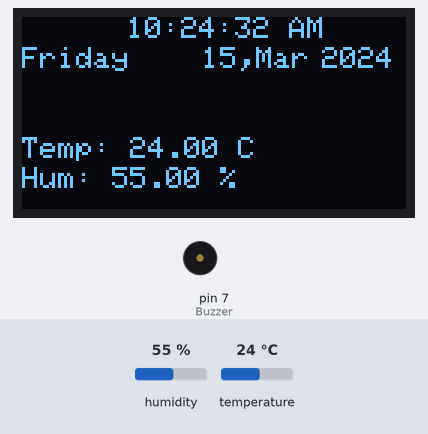
Bench run of a sketch on a simulated Arduino Uno, built with avr-gcc and run on an emulated ATmega328P. Parts: 128×64 one-colour display, buzzer (waves = sounding, pin HIGH). The test bench sets the inputs (shaded band); at power-on: temperature 24 °C, humidity 55 %. The local clock reads 2024-03-15 10:24:30 at power-on unless the sketch sets it.

Above: at 2.2 s.
2.3 s: temperature set to 34 °C
At 4.8 s:
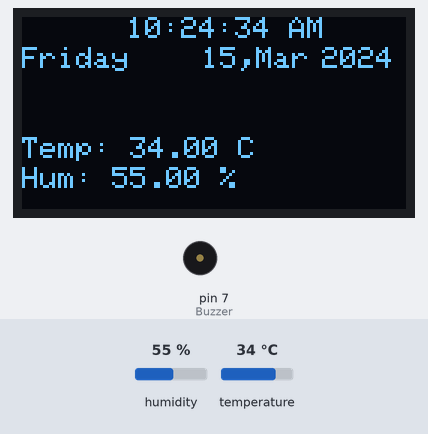
5.5 s: temperature set to 37 °C
At 7.6 s:
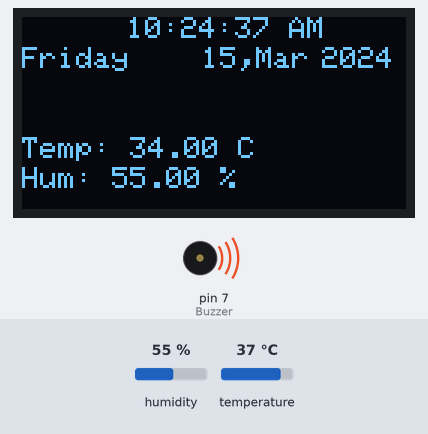
Timing chart, 0 to 9.1 s (numbered marks = the images above; inputs shaded):
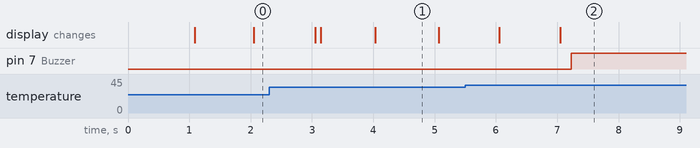

Measured:
- the behaviour switches between 35 and 36 °C on temperature (found by bisection; images 1 and 2)
- after the input at 5.5 s, pin 7 (Buzzer): LOW → HIGH after 1.7 s
- what the display in image 1 shows lasts 1.1 s, from 4.0 s to 5.1 s

The sketch:

TEST_DS1307_DHT11_OLED.ino
```cpp
#include <Wire.h>
#include <Adafruit_GFX.h>
#include <Adafruit_SH1106.h>
#include "RTClib.h"
#include <DHT.h>


#define SCREEN_WIDTH 128
#define SCREEN_HEIGHT 64

RTC_DS1307 rtc;

#define OLED_RESET     4
Adafruit_SH1106 display(OLED_RESET);

#define DHTPIN 3
#define DHTTYPE DHT11
DHT dht(DHTPIN, DHTTYPE);
const float NHIET_DO_CAO = 35.0; //Khai bao 1 bien nhiet do cao = 35 do C
byte Buzzer = 7;

byte _day, _month, _hour24, _hour12, _minute, _second, _dtw;
int _year;  //Biến _year được sử dụng để lưu trữ giá trị của năm, và giá trị năm có thể lớn hơn 255 (giá trị tối đa mà một biến byte có thể lưu trữ).
            // Vì vậy, để đảm bảo rằng biến có thể lưu trữ tất cả các giá trị năm, biến _year được định nghĩa là kiểu int, có thể lưu trữ giá trị từ -32768 đến 32767.
byte hr24;
char st[3];
char _nameoftheDay[9];
char _monthsName[3];

//định nghĩa một mảng các chuỗi ký tự (hay còn gọi là mảng các strings) để lưu trữ tên của các ngày trong tuần.
const char daysOfTheWeek_0[] PROGMEM = "Sunday";
const char daysOfTheWeek_1[] PROGMEM = "Monday";
const char daysOfTheWeek_2[] PROGMEM = "Tuesday";
const char daysOfTheWeek_3[] PROGMEM = "Wednesday";
const char daysOfTheWeek_4[] PROGMEM = "Thursday";
const char daysOfTheWeek_5[] PROGMEM = "Friday";
const char daysOfTheWeek_6[] PROGMEM = "Saturday";

const char* const daysOfTheWeek_table[] PROGMEM = {daysOfTheWeek_0, daysOfTheWeek_1, daysOfTheWeek_2, daysOfTheWeek_3, daysOfTheWeek_4, daysOfTheWeek_5, daysOfTheWeek_6};
//const char* const, có chứa các con trỏ (pointers) tới các chuỗi ký tự được lưu trữ trong các mảng daysOfTheWeek_X.
//Mảng này cũng được đánh dấu là PROGMEM để lưu trữ trong bộ nhớ flash của vi điều khiển, giúp giảm tải cho bộ nhớ RAM của vi điều khiển.

const char months_name_0[] PROGMEM = "Jan";
const char months_name_1[] PROGMEM = "Feb";
const char months_name_2[] PROGMEM = "Mar";
const char months_name_3[] PROGMEM = "Apr";
const char months_name_4[] PROGMEM = "May";
const char months_name_5[] PROGMEM = "Jun";
const char months_name_6[] PROGMEM = "Jul";
const char months_name_7[] PROGMEM = "Aug";
const char months_name_8[] PROGMEM = "Sep";
const char months_name_9[] PROGMEM = "Oct";
const char months_name_10[] PROGMEM = "Nov";
const char months_name_11[] PROGMEM = "Dec";

const char* const months_name_table[] PROGMEM = {months_name_0, months_name_1, months_name_2, months_name_3,
                                                 months_name_4, months_name_5, months_name_6, months_name_7,
                                                 months_name_8, months_name_9, months_name_10, months_name_11,};

void setup() {
  Serial.begin(115200);
    pinMode(Buzzer, OUTPUT);

    if (! rtc.begin()) {
    Serial.println("Couldn't find RTC");
    while (1);
  }

  if (! rtc.isrunning()) {
    Serial.println("RTC is NOT running!");
  }

  dht.begin();

  display.begin(SH1106_SWITCHCAPVCC, 0x3C);
  delay(1000);
  display.clearDisplay();
}
void loop() {
  display.clearDisplay();

  GetDateTime();
  display.clearDisplay();
  Digital_Clock_and_Date(_hour12, _minute, _second, _dtw, _day, _month ,_year, st);
  displayTempHumid();

  display.display();
}

void GetDateTime() {
  DateTime now = rtc.now();
  _day = now.day();
  _month = now.month();
  _year = now.year();
  _hour24 = now.hour();
  _minute = now.minute();
  _second = now.second();
  _dtw = now.dayOfTheWeek();

  if (_hour24 >= 12) {
    strncpy(st, "PM\0", sizeof(st));
    if (_hour24 > 12) {
      _hour12 = _hour24 - 12;
    } else {
      _hour12 = 12;
    }
  } else {
    strncpy(st, "AM\0", sizeof(st));
    if (_hour24 == 0) {
      _hour12 = 12;
    } else {
      _hour12 = _hour24;
    }
  }
}
void Digital_Clock_and_Date(byte h, byte m, byte s, byte dtw, byte dy, byte mt, int yr, char* st) {
  display.setTextColor(WHITE);
  display.setTextSize(1);
  display.setCursor(35, 0);
  if (h < 10) {
    display.print("0");
    display.print(h);
  } else {
    display.print(h);
  }
  display.print(":");
  if (m < 10) {
    display.print("0");
    display.print(m);
  } else {
    display.print(m);
  }
  display.print(":");
  if (s < 10) {
    display.print("0");
    display.print(s);
  } else {
    display.print(s);
  }
  display.print(" ");
  display.print(st);

  strcpy_P(_nameoftheDay,(char*)pgm_read_word(&(daysOfTheWeek_table[dtw])));//Để tiết kiệm bộ nhớ RAM có thể lưu trữ dữ liệu này trong bộ nhớ flash và truy cập dữ liệu đó bằng lệnh pgm_read_*
  display.setCursor(0, 10);
  display.println(_nameoftheDay);

  strcpy_P(_monthsName,(char*)pgm_read_word(&(months_name_table[mt-1])));
  display.setCursor(60, 10);
  if (dy < 10) {
    display.print("0");
    display.print(dy);
  } else {
    display.print(dy);
  }
  display.print(",");
  display.print(_monthsName);
  display.setCursor(100,10);
  display.print(yr);
}
void displayTempHumid(){
  float temperature = dht.readTemperature();  // Đọc giá trị nhiệt độ từ DHT11
  float humidity = dht.readHumidity();  // Đọc giá trị độ ẩm từ DHT11

  display.setCursor(0, 40);
  display.setTextSize(1);
  display.setTextColor(WHITE);
  display.print("Temp: ");
  display.print(temperature);
  display.print(" C");

  display.setCursor(0, 50);
  display.print("Hum: ");
  display.print(humidity);
  display.print(" %");
  if (temperature > NHIET_DO_CAO) {
    Button_Sound(1); // Bật buzzer
    delay(10000); // Giữ buzzer kêu trong 10 giây
    Button_Sound(0); // Tắt buzzer
  }
}
void Button_Sound(byte snd) { //điều khiển đầu ra âm thanh của buzzer bằng cách sử dụng hàm digitalWrite(). Tham số snd cho biết trạng thái của buzzer: 1 để bật và 0 để tắt.
  digitalWrite(Buzzer, snd);
}
```
